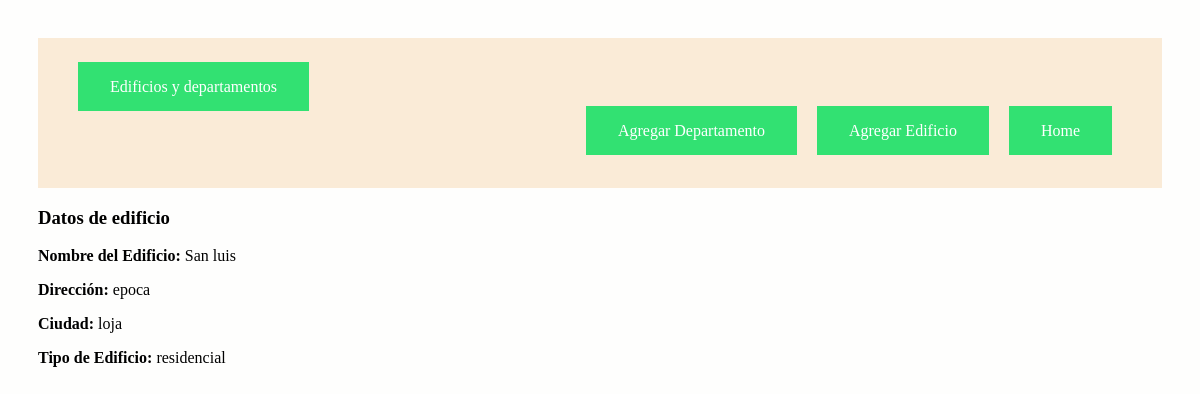
The app's page /edificio/1 with its own data.
### proyectoUno/models.py (models this page shows, shortened)
class Edificio(models.Model):
    class Meta:
        verbose_name_plural = "Edificios"
    opciones_tipo = (
    ('residencial','Residencial'),
    ('comercial','Comercial'),
    )
    nombre = models.CharField(max_length=600)
    direccion = models.CharField(max_length=60)
    ciudad = models.CharField(max_length=40, unique=True)
    tipo = models.CharField(max_length=30, \
            choices= opciones_tipo)

### proyectoUno/views.py (the view)
# urls.py: path('edificio/<int:id>', views.obtenerEdificio,
def obtenerEdificio(request, id):
    edificio = Edificio.objects.get(pk=id)
    informacion_template = {'edificio': edificio}
    return render(request, 'obtenerEdificio.html', informacion_template)

### proyectoUno/templates/obtenerEdificio.html
{% extends "master.html" %}
{% block content %}
<div class="container">
    <h3>Datos de edificio</h3>
    <p><b>Nombre del Edificio: </b>{{edificio.nombre}}</p>
    <p><b>Dirección: </b>{{edificio.direccion}}</p>
    <p><b>Ciudad: </b>{{edificio.ciudad}}</p>
    <p><b>Tipo de Edificio: </b>{{edificio.tipo}}</p>
    <br/>
</div>
{% endblock %}

### proyectoUno/static/css/estilos.css (style rules this page uses)
body { background: #FEFEFD; padding: 30px; }

### records on screen
Edificio: nombre "San luis", direccion "epoca", ciudad "loja", tipo "residencial"
